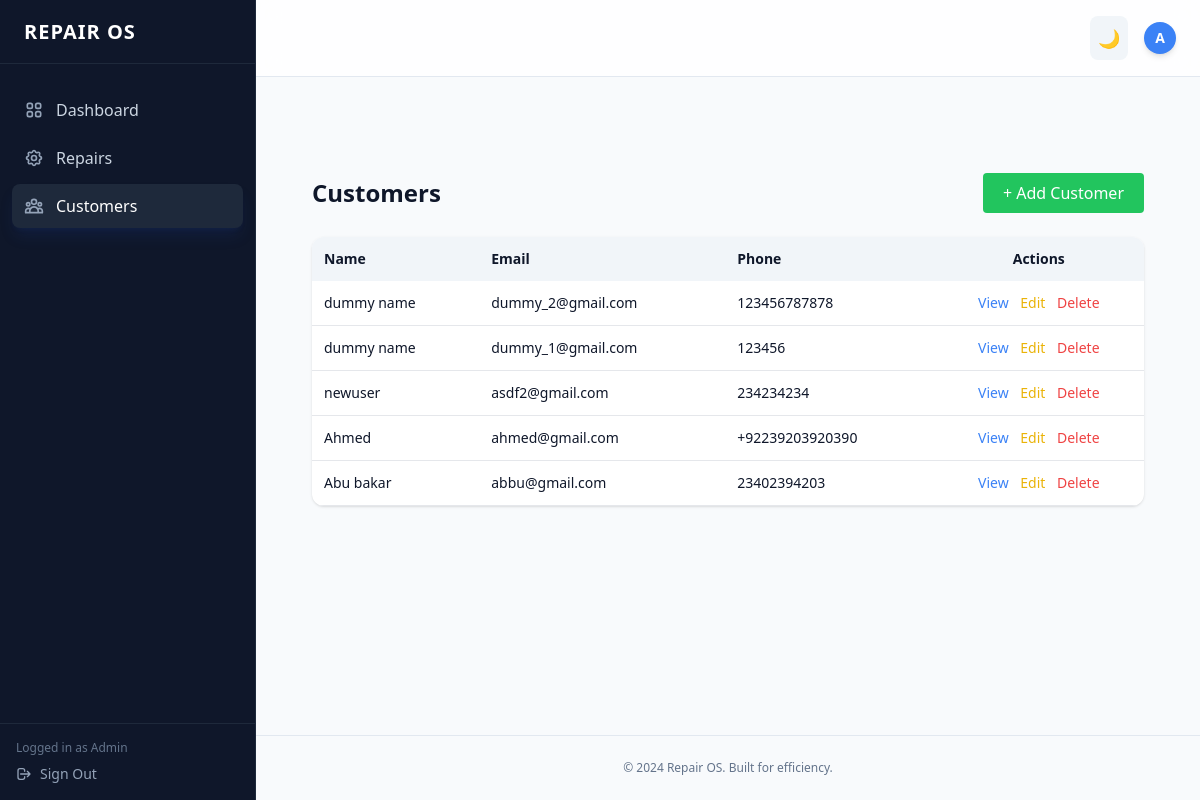
The app's page /customer/view (signed in) with its own data.
### app/models.py (models this page shows)
class Customer(db.Model):
    id = db.Column(db.Integer, primary_key=True)
    name = db.Column(db.String(100), nullable=False)
    email = db.Column(db.String(120), unique=True, nullable=True)
    phone = db.Column(db.String(20), nullable=False)
    created_at = db.Column(db.DateTime, server_default=db.func.now())

### app/routes/customer.py (the view)
@customer_bp.route("/view", methods=["GET"])
def view_customers():
    if "user_id" not in session:
        return redirect(url_for("auth.login"))
    customers = Customer.query.all()
    return render_template("customers/list.html", customers=customers)

### app/templates/customers/list.html
{% extends "base.html" %}
{% block content %}
<section class="max-w-6xl mx-auto px-6 py-16">
<div class="flex justify-between items-center mb-6">
    <h2 class="text-2xl font-bold">Customers</h2>
    <a href="{{ url_for('customer.add_customer') }}"
       class="bg-green-500 text-white px-5 py-2 rounded">
        + Add Customer
    </a>
</div>
<div class="bg-white dark:bg-slate-900 shadow rounded-xl overflow-hidden">
<table class="w-full text-sm">
    <thead class="bg-slate-100 dark:bg-slate-800">
        <tr>
            <th class="p-3 text-left">Name</th>
            <th class="p-3 text-left">Email</th>
            <th class="p-3 text-left">Phone</th>
            <th class="p-3 text-center">Actions</th>
        </tr>
    </thead>
    <tbody>
    {% for c in customers %}
        <tr class="border-b dark:border-slate-700">
            <td class="p-3">{{ c.name }}</td>
            <td class="p-3">{{ c.email }}</td>
            <td class="p-3">{{ c.phone }}</td>
            <td class="p-3 text-center space-x-2">
                <a href="{{ url_for('customer.customer_details', id=c.id) }}"
                   class="text-blue-500">View</a>
                <a href="{{ url_for('customer.edit_customer', id=c.id) }}"
                   class="text-yellow-500">Edit</a>
                <form method="post"
                      action="{{ url_for('customer.delete_customer', id=c.id) }}"
                      class="inline"
                      onsubmit="return confirm('Delete customer?')">
                    <button class="text-red-500">Delete</button>
                </form>
            </td>
        </tr>
    {% else %}
        <tr>
            <td colspan="4" class="p-6 text-center text-slate-500">
                No customers found
            </td>
        </tr>
    {% endfor %}
    </tbody>
</table>
</div>
</section>
{% endblock %}

### records on screen
Customer: name "dummy name", email "dummy_2@gmail.com", phone "123456787878"
Customer: name "dummy name", email "dummy_1@gmail.com", phone "123456"
Customer: name "newuser", email "asdf2@gmail.com", phone "234234234"
Customer: name "Ahmed", email "ahmed@gmail.com", phone "+92239203920390"
Customer: name "Abu bakar", email "abbu@gmail.com", phone "23402394203"
